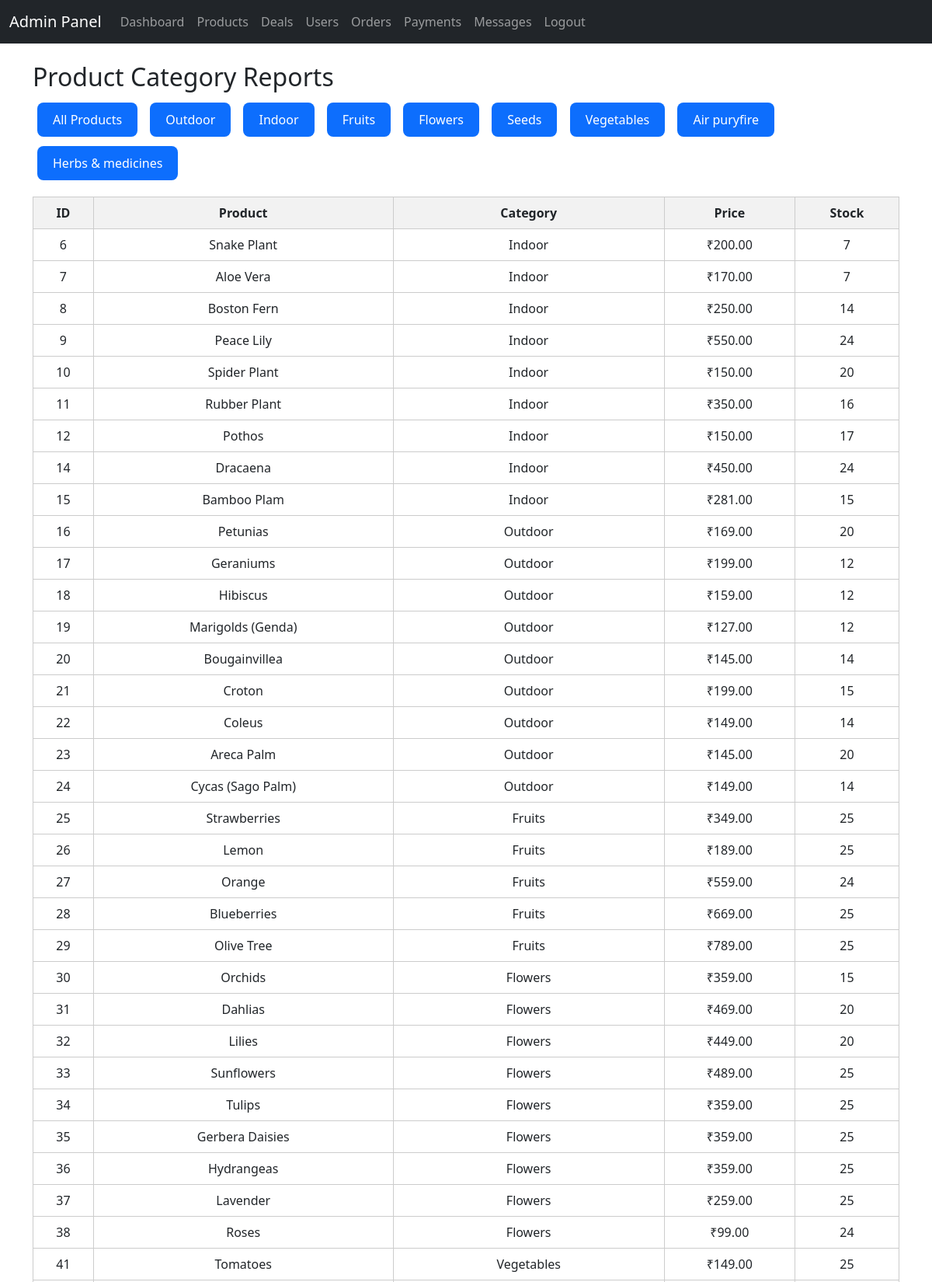
/admin_category_report.php (upper part), run on the app's committed database.
### tables this page shows
CREATE TABLE `categories` (
  `categories_id` int(11) NOT NULL,
  `category_name` varchar(200) DEFAULT NULL,
  `image` varchar(255) DEFAULT NULL
);

CREATE TABLE `products` (
  `id` int(11) NOT NULL,
  `categories_id` int(11) DEFAULT NULL,
  `name` varchar(200) DEFAULT NULL,
  `price` decimal(10,2) DEFAULT NULL,
  `description` text DEFAULT NULL,
  `image` varchar(255) DEFAULT NULL,
  `stock_quantity` int(11) DEFAULT NULL,
  `created_at` timestamp NOT NULL DEFAULT current_timestamp(),
  `tips` text DEFAULT NULL
);

### admin_category_report.php (the view, shortened to what this page needs)
<?php
include "config/db.php";
include "admin_header.php";
$cat = $_GET['cat'] ?? 'all';
$cats = mysqli_query($conn,"SELECT * FROM categories");
if($cat == 'all'){
    $sql = "SELECT p.*, c.category_name
            FROM products p
            JOIN categories c ON p.categories_id=c.categories_id";
}else{
    $cat = mysqli_real_escape_string($conn,$cat);
    $sql = "SELECT p.*, c.category_name
            FROM products p
            JOIN categories c ON p.categories_id=c.categories_id
            WHERE c.category_name='$cat'";
}
$result = mysqli_query($conn,$sql);
?>
<!DOCTYPE html>
<html>
<head>
</head>
<body>
<h2>Product Category Reports</h2>
<form method="GET">
<button name="cat" value="all">All Products</button>
<?php while($c=mysqli_fetch_assoc($cats)){ ?>
<button name="cat" value="<?= $c['category_name']; ?>">
    <?= $c['category_name']; ?>
</button>
<?php } ?>
</form>
<table>
<tr>
<th>ID</th>
<th>Product</th>
<th>Category</th>
<th>Price</th>
<th>Stock</th>
</tr>
<?php while($row=mysqli_fetch_assoc($result)){ ?>
<tr>
<td><?= $row['id']; ?></td>
<td><?= $row['name']; ?></td>
<td><?= $row['category_name']; ?></td>
<td>₹<?= $row['price']; ?></td>
<td><?= $row['stock_quantity']; ?></td>
</tr>
<?php } ?>
</table>
<?php include 'admin_footer.php'; ?>
</body>
</html>

### admin_category_report.php (style rules this page uses)
button { background:#0d6efd; color:white; padding:10px 20px; margin:6px; border:none; border-radius:8px; cursor:pointer; }
table { width:100%; border-collapse:collapse; margin-top:15px; }
th,td { border:1px solid #ccc; padding:8px; text-align:center; }
th { background:#f2f2f2; }

### data on the page
categories: category_name "Outdoor"
categories: category_name "Indoor"
categories: category_name "Fruits"
categories: category_name "Flowers"
categories: category_name "Seeds"
categories: category_name "Vegetables"
categories: category_name "Air puryfire"
categories: category_name "Herbs & medicines"
products: id "6", name "Snake Plant", categories.category_name "Indoor", price "200.00", stock_quantity "7"
products: id "7", name "Aloe Vera", categories.category_name "Indoor", price "170.00", stock_quantity "7"
products: id "8", name "Boston Fern", categories.category_name "Indoor", price "250.00", stock_quantity "14"
products: id "9", name "Peace Lily", categories.category_name "Indoor", price "550.00", stock_quantity "24"
products: id "10", name "Spider Plant", categories.category_name "Indoor", price "150.00", stock_quantity "20"
products: id "11", name "Rubber Plant", categories.category_name "Indoor", price "350.00", stock_quantity "16"
products: id "12", name "Pothos", categories.category_name "Indoor", price "150.00", stock_quantity "17"
products: id "14", name "Dracaena", categories.category_name "Indoor", price "450.00", stock_quantity "24"
products: id "15", name "Bamboo Plam", categories.category_name "Indoor", price "281.00", stock_quantity "15"
products: id "16", name "Petunias", categories.category_name "Outdoor", price "169.00", stock_quantity "20"
products: id "17", name "Geraniums", categories.category_name "Outdoor", price "199.00", stock_quantity "12"
products: id "18", name "Hibiscus", categories.category_name "Outdoor", price "159.00", stock_quantity "12"
products: id "19", name "Marigolds (Genda)", categories.category_name "Outdoor", price "127.00", stock_quantity "12"
products: id "20", name "Bougainvillea", categories.category_name "Outdoor", price "145.00", stock_quantity "14"
products: id "21", name "Croton", categories.category_name "Outdoor", price "199.00", stock_quantity "15"
products: id "22", name "Coleus", categories.category_name "Outdoor", price "149.00", stock_quantity "14"
products: id "23", name "Areca Palm", categories.category_name "Outdoor", price "145.00", stock_quantity "20"
products: id "24", name "Cycas (Sago Palm)", categories.category_name "Outdoor", price "149.00", stock_quantity "14"
products: id "25", name "Strawberries", categories.category_name "Fruits", price "349.00", stock_quantity "25"
products: id "26", name "Lemon", categories.category_name "Fruits", price "189.00", stock_quantity "25"
products: id "27", name "Orange", categories.category_name "Fruits", price "559.00", stock_quantity "24"
products: id "28", name "Blueberries", categories.category_name "Fruits", price "669.00", stock_quantity "25"
products: id "29", name "Olive Tree", categories.category_name "Fruits", price "789.00", stock_quantity "25"
products: id "30", name "Orchids", categories.category_name "Flowers", price "359.00", stock_quantity "15"
products: id "31", name "Dahlias", categories.category_name "Flowers", price "469.00", stock_quantity "20"
products: id "32", name "Lilies", categories.category_name "Flowers", price "449.00", stock_quantity "20"
products: id "33", name "Sunflowers", categories.category_name "Flowers", price "489.00", stock_quantity "25"
products: id "34", name "Tulips", categories.category_name "Flowers", price "359.00", stock_quantity "25"
products: id "35", name "Gerbera Daisies", categories.category_name "Flowers", price "359.00", stock_quantity "25"
products: id "36", name "Hydrangeas", categories.category_name "Flowers", price "359.00", stock_quantity "25"
products: id "37", name "Lavender", categories.category_name "Flowers", price "259.00", stock_quantity "25"
products: id "38", name "Roses", categories.category_name "Flowers", price "99.00", stock_quantity "24"
products: id "41", name "Tomatoes", categories.category_name "Vegetables", price "149.00", stock_quantity "25"
